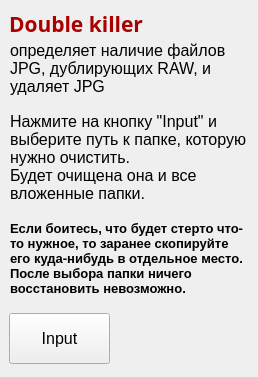
<?xml version="1.0" encoding="UTF-8"?>
<ui version="4.0">
 <class>Form</class>
 <widget class="QWidget" name="Form">
  <property name="geometry">
   <rect>
    <x>0</x>
    <y>0</y>
    <width>258</width>
    <height>377</height>
   </rect>
  </property>
  <property name="minimumSize">
   <size>
    <width>255</width>
    <height>350</height>
   </size>
  </property>
  <property name="windowTitle">
   <string>DoubleKiller 1.0</string>
  </property>
  <property name="whatsThis">
   <string/>
  </property>
  <widget class="QLabel" name="label_name">
   <property name="geometry">
    <rect>
     <x>9</x>
     <y>9</y>
     <width>144</width>
     <height>30</height>
    </rect>
   </property>
   <property name="palette">
    <palette>
     <active>
      <colorrole role="WindowText">
       <brush brushstyle="SolidPattern">
        <color alpha="255">
         <red>170</red>
         <green>0</green>
         <blue>0</blue>
        </color>
       </brush>
      </colorrole>
      <colorrole role="Text">
       <brush brushstyle="SolidPattern">
        <color alpha="255">
         <red>0</red>
         <green>0</green>
         <blue>0</blue>
        </color>
       </brush>
      </colorrole>
      <colorrole role="ButtonText">
       <brush brushstyle="SolidPattern">
        <color alpha="255">
         <red>0</red>
         <green>0</green>
         <blue>0</blue>
        </color>
       </brush>
      </colorrole>
      <colorrole role="ToolTipText">
       <brush brushstyle="SolidPattern">
        <color alpha="255">
         <red>0</red>
         <green>0</green>
         <blue>0</blue>
        </color>
       </brush>
      </colorrole>
     </active>
     <inactive>
      <colorrole role="WindowText">
       <brush brushstyle="SolidPattern">
        <color alpha="255">
         <red>170</red>
         <green>0</green>
         <blue>0</blue>
        </color>
       </brush>
      </colorrole>
      <colorrole role="Text">
       <brush brushstyle="SolidPattern">
        <color alpha="255">
         <red>0</red>
         <green>0</green>
         <blue>0</blue>
        </color>
       </brush>
      </colorrole>
      <colorrole role="ButtonText">
       <brush brushstyle="SolidPattern">
        <color alpha="255">
         <red>0</red>
         <green>0</green>
         <blue>0</blue>
        </color>
       </brush>
      </colorrole>
      <colorrole role="ToolTipText">
       <brush brushstyle="SolidPattern">
        <color alpha="255">
         <red>0</red>
         <green>0</green>
         <blue>0</blue>
        </color>
       </brush>
      </colorrole>
     </inactive>
     <disabled>
      <colorrole role="WindowText">
       <brush brushstyle="SolidPattern">
        <color alpha="255">
         <red>120</red>
         <green>120</green>
         <blue>120</blue>
        </color>
       </brush>
      </colorrole>
      <colorrole role="Text">
       <brush brushstyle="SolidPattern">
        <color alpha="255">
         <red>120</red>
         <green>120</green>
         <blue>120</blue>
        </color>
       </brush>
      </colorrole>
      <colorrole role="ButtonText">
       <brush brushstyle="SolidPattern">
        <color alpha="255">
         <red>120</red>
         <green>120</green>
         <blue>120</blue>
        </color>
       </brush>
      </colorrole>
      <colorrole role="ToolTipText">
       <brush brushstyle="SolidPattern">
        <color alpha="255">
         <red>0</red>
         <green>0</green>
         <blue>0</blue>
        </color>
       </brush>
      </colorrole>
     </disabled>
    </palette>
   </property>
   <property name="font">
    <font>
     <family>Arial Black</family>
     <pointsize>16</pointsize>
     <weight>75</weight>
     <bold>true</bold>
     <strikeout>false</strikeout>
    </font>
   </property>
   <property name="text">
    <string>Double killer</string>
   </property>
  </widget>
  <widget class="QLabel" name="label">
   <property name="geometry">
    <rect>
     <x>10</x>
     <y>110</y>
     <width>240</width>
     <height>95</height>
    </rect>
   </property>
   <property name="font">
    <font>
     <pointsize>12</pointsize>
    </font>
   </property>
   <property name="text">
    <string>Нажмите на кнопку &quot;Input&quot; и выберите путь к папке, которую нужно очистить.
Будет очищена она и все вложенные папки.</string>
   </property>
   <property name="wordWrap">
    <bool>true</bool>
   </property>
  </widget>
  <widget class="QLabel" name="label_2">
   <property name="geometry">
    <rect>
     <x>10</x>
     <y>210</y>
     <width>240</width>
     <height>96</height>
    </rect>
   </property>
   <property name="font">
    <font>
     <pointsize>10</pointsize>
     <weight>75</weight>
     <bold>true</bold>
    </font>
   </property>
   <property name="text">
    <string>Если боитесь, что будет стерто что-то нужное, то заранее скопируйте его куда-нибудь в отдельное место.
После выбора папки ничего восстановить невозможно.</string>
   </property>
   <property name="wordWrap">
    <bool>true</bool>
   </property>
  </widget>
  <widget class="QPushButton" name="pushButton">
   <property name="geometry">
    <rect>
     <x>9</x>
     <y>313</y>
     <width>101</width>
     <height>51</height>
    </rect>
   </property>
   <property name="font">
    <font>
     <pointsize>12</pointsize>
    </font>
   </property>
   <property name="toolTip">
    <string/>
   </property>
   <property name="statusTip">
    <string extracomment="Введите путь к директории"/>
   </property>
   <property name="whatsThis">
    <string extracomment="Введите путь к директории"/>
   </property>
   <property name="text">
    <string>Input</string>
   </property>
  </widget>
  <widget class="QLabel" name="label_attention">
   <property name="geometry">
    <rect>
     <x>10</x>
     <y>40</y>
     <width>240</width>
     <height>57</height>
    </rect>
   </property>
   <property name="font">
    <font>
     <pointsize>12</pointsize>
    </font>
   </property>
   <property name="text">
    <string>определяет наличие файлов JPG, дублирующих RAW, и удаляет JPG</string>
   </property>
   <property name="textFormat">
    <enum>Qt::AutoText</enum>
   </property>
   <property name="scaledContents">
    <bool>false</bool>
   </property>
   <property name="wordWrap">
    <bool>true</bool>
   </property>
  </widget>
 </widget>
 <resources/>
 <connections/>
</ui>
